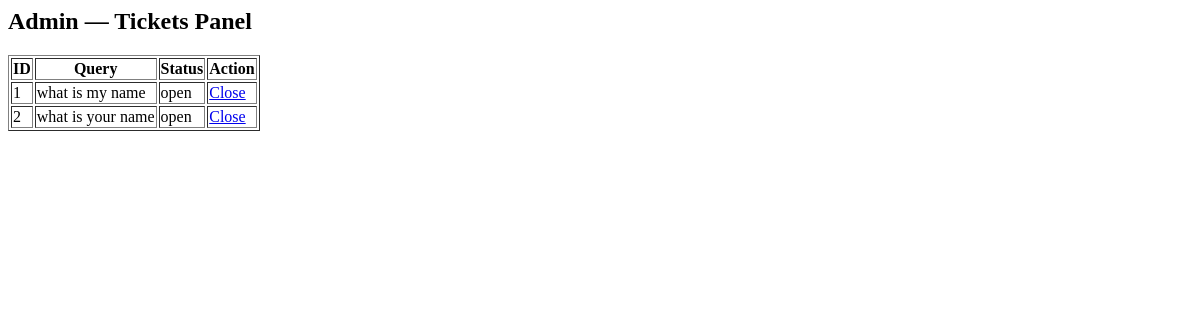
/admin, run on an earlier commit of the app's database.
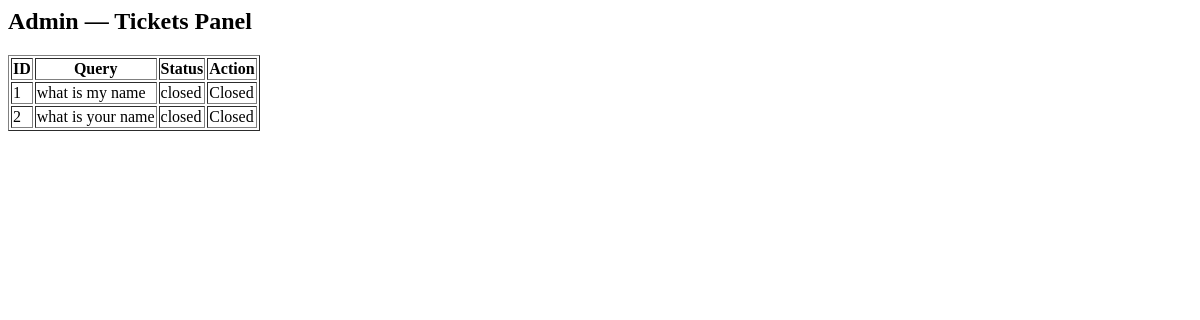
And on a later commit of the database.
### tables this page shows
CREATE TABLE tickets (id INTEGER PRIMARY KEY AUTOINCREMENT, query TEXT, status TEXT);

### app.py (the view)
@app.route("/admin")
def admin():
    conn = sqlite3.connect("database.db")
    tickets = conn.execute("SELECT * FROM tickets").fetchall()
    conn.close()
    return render_template("admin.html", tickets=tickets)

### templates/admin.html
<h2>Admin — Tickets Panel</h2>
<table border="1">
<tr><th>ID</th><th>Query</th><th>Status</th><th>Action</th></tr>
{% for t in tickets %}
<tr>
<td>{{ t[0] }}</td>
<td>{{ t[1] }}</td>
<td>{{ t[2] }}</td>
<td>
{% if t[2] == "open" %}
<a href="/close_ticket/{{ t[0] }}">Close</a>
{% else %} Closed {% endif %}
</td>
</tr>
{% endfor %}
</table>

What changed in the data, as far as the page shows it:
changed tickets "what is my name": status "open" → "closed"; status "Close" → "Closed"
changed tickets "what is your name": status "open" → "closed"; status "Close" → "Closed"
